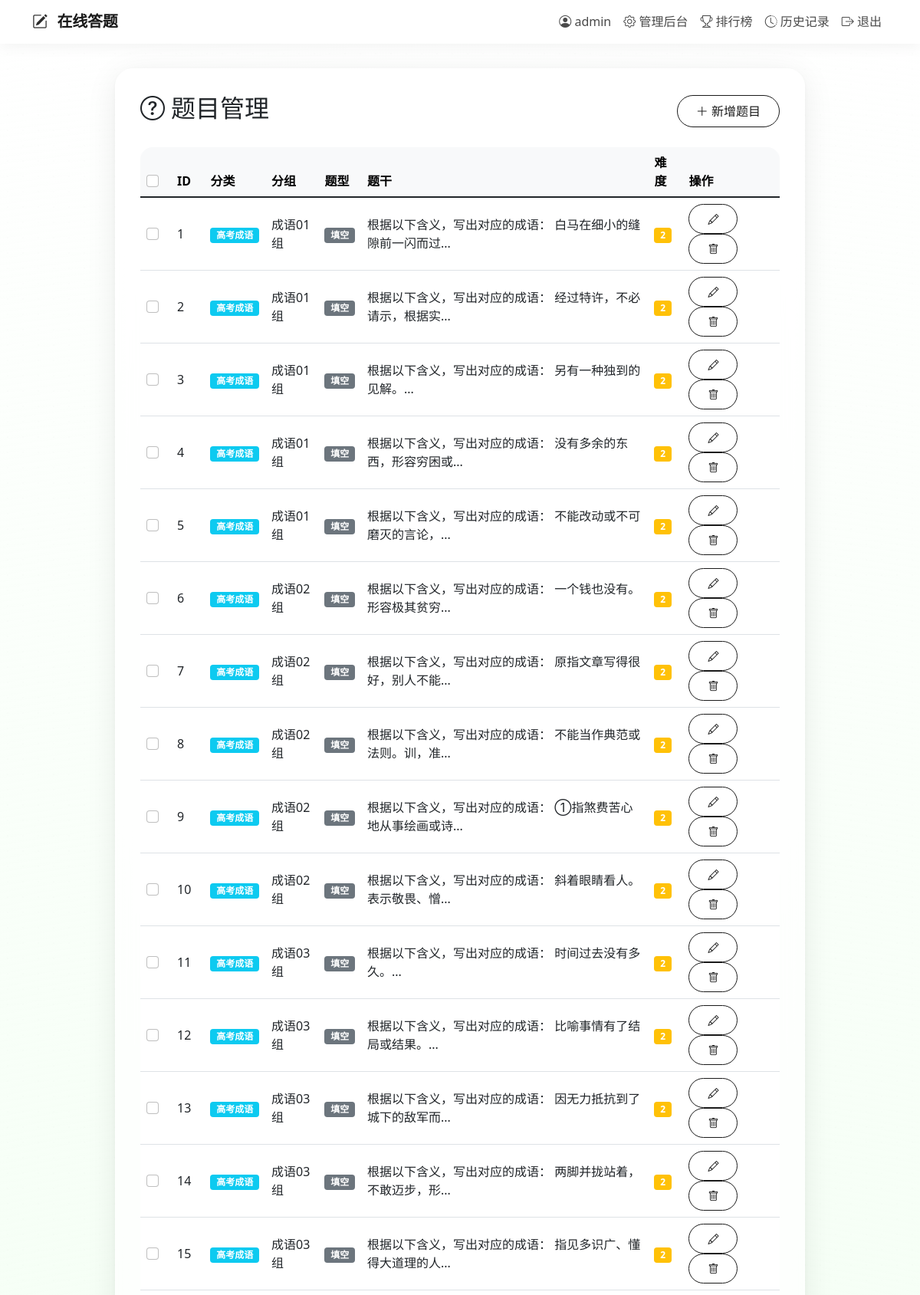
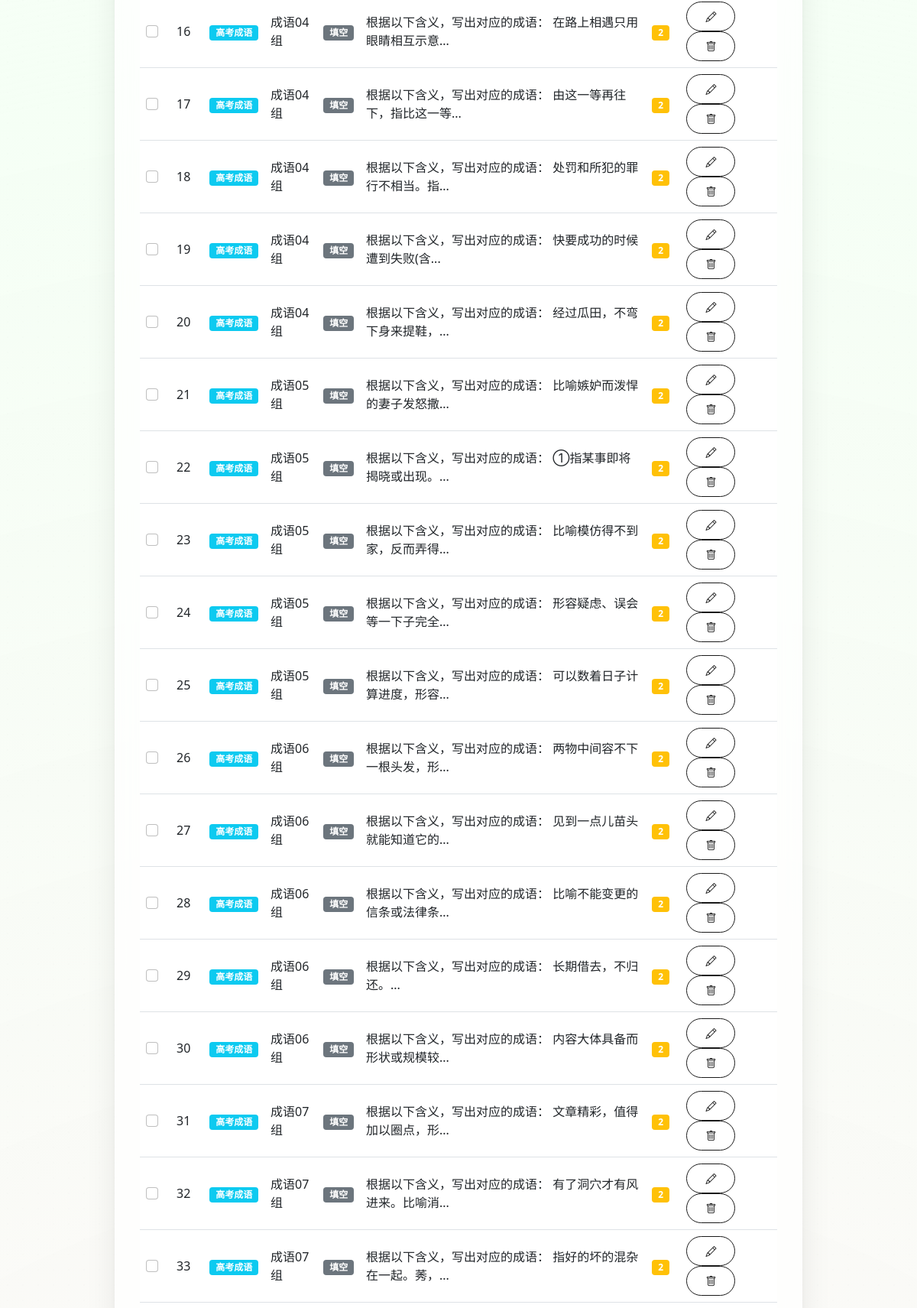
Page /admin/questions (signed in, upper part) on the committed database (2 pictures, top to bottom).
### models.py (models this page shows)
class User(UserMixin, db.Model):
    id = db.Column(db.Integer, primary_key=True)
    username = db.Column(db.String(80), unique=True, nullable=False)
    email = db.Column(db.String(120), unique=True, nullable=False)
    password_hash = db.Column(db.String(128))
    role = db.Column(db.String(20), default='user')
    created_at = db.Column(db.DateTime, default=datetime.utcnow)
    status = db.Column(db.Boolean, default=True)
    quiz_records = db.relationship('QuizRecord', backref='user', lazy='dynamic')
    progresses = db.relationship('UserProgress', backref='user', lazy='dynamic')

class Question(db.Model):
    id = db.Column(db.Integer, primary_key=True)
    category_id = db.Column(db.Integer, db.ForeignKey('category.id'), nullable=False)
    group_id = db.Column(db.Integer, db.ForeignKey('group.id'), nullable=True)
    type = db.Column(db.String(20), nullable=False)   # single, multiple, judge, fill
    content = db.Column(db.Text, nullable=False)
    options = db.Column(db.JSON)
    answer = db.Column(db.String(500))
    analysis = db.Column(db.Text)
    difficulty = db.Column(db.Integer, default=1)
    created_at = db.Column(db.DateTime, default=datetime.utcnow)
    updated_at = db.Column(db.DateTime, onupdate=datetime.utcnow)
    details = db.relationship('QuizDetail', backref='question', lazy='dynamic')

class Category(db.Model):
    id = db.Column(db.Integer, primary_key=True)
    name = db.Column(db.String(100), nullable=False)
    parent_id = db.Column(db.Integer, db.ForeignKey('category.id'), nullable=True)
    sort_order = db.Column(db.Integer, default=0)
    created_at = db.Column(db.DateTime, default=datetime.utcnow)
    parent = db.relationship('Category', remote_side=[id], backref='children')
    questions = db.relationship('Question', backref='category', lazy='dynamic')
    groups = db.relationship('Group', backref='category', lazy='dynamic')
    quiz_records = db.relationship('QuizRecord', backref='category', lazy='dynamic')

class Group(db.Model):
    id = db.Column(db.Integer, primary_key=True)
    name = db.Column(db.String(100), nullable=False)
    category_id = db.Column(db.Integer, db.ForeignKey('category.id'), nullable=False)
    order = db.Column(db.Integer, default=0)
    description = db.Column(db.Text)
    study_content = db.Column(db.Text)  # 学习资料（Markdown/HTML）
    unlock_order = db.Column(db.Integer, default=0)  # 解锁序号，0=无需解锁
    background_image = db.Column(db.String(255))  # 背景图片路径
    created_at = db.Column(db.DateTime, default=datetime.utcnow)
    questions = db.relationship('Question', backref='group', lazy='dynamic')

### routes/admin.py (the view)
@admin_bp.route('/questions')
@login_required
@admin_required
def admin_questions():
    questions = Question.query.all()
    return render_template('admin/questions.html', questions=questions)

### app.py (called while the page is built)
@login_manager.user_loader
def load_user(user_id):
    from models import User
    return User.query.get(int(user_id))

### utils.py (called while the page is built)
def admin_required(f):
    @wraps(f)
    def decorated_function(*args, **kwargs):
        if not current_user.is_authenticated or current_user.role != 'admin':
            flash('需要管理员权限')
            return redirect(url_for('quiz.index'))
        return f(*args, **kwargs)
    return decorated_function

### templates/admin/questions.html (shortened to what this page needs)
{% extends "base.html" %}
{% block content %}
<div class="d-flex justify-content-between align-items-center mb-4">
    <h2><i class="bi bi-question-circle me-2"></i>题目管理</h2>
    <a href="{{ url_for('admin.admin_question_add') }}" class="btn btn-success">
        <i class="bi bi-plus-lg"></i> 新增题目
    </a>
</div>
<form method="post" action="{{ url_for('admin.admin_questions_bulk_delete') }}" id="bulkDeleteForm">
    <div class="table-responsive">
        <table class="table table-hover align-middle bg-white">
            <thead class="table-light">
                <tr>
                    <th width="40">
                        <input class="form-check-input" type="checkbox" id="selectAll">
                    </th>
                    <th>ID</th>
                    <th>分类</th>
                    <th>分组</th>
                    <th>题型</th>
                    <th>题干</th>
                    <th>难度</th>
                    <th>操作</th>
                </tr>
            </thead>
            <tbody>
                {% for q in questions %}
                <tr>
                    <td>
                        <input class="form-check-input question-checkbox" type="checkbox" name="question_ids" value="{{ q.id }}">
                    </td>
                    <td>{{ q.id }}</td>
                    <td><span class="badge bg-info">{{ q.category.name }}</span></td>
                    <td>{{ q.group.name if q.group else '-' }}</td>
                    <td>
                        {% if q.type == 'single' %}<span class="badge bg-primary">单选{% elif q.type == 'multiple' %}<span class="badge bg-success">多选{% elif q.type == 'judge' %}<span class="badge bg-warning">判断{% elif q.type == 'fill' %}<span class="badge bg-secondary">填空{% endif %}</span>
                    </td>
                    <td>{{ q.content[:30] }}...</td>
                    <td><span class="badge bg-{{ 'success' if q.difficulty==1 else 'warning' if q.difficulty==2 else 'danger' }}">{{ q.difficulty }}</span></td>
                    <td>
                        <a href="{{ url_for('admin.admin_question_edit', id=q.id) }}" class="btn btn-sm btn-warning">
                            <i class="bi bi-pencil"></i>
                        </a>
                        <a href="{{ url_for('admin.admin_question_delete', id=q.id) }}" class="btn btn-sm btn-danger" onclick="return confirm('确定删除？')">
                            <i class="bi bi-trash"></i>
                        </a>
                    </td>
                </tr>
                {% else %}
                <tr>
                    <td colspan="8" class="text-center py-4 text-muted">
                        <i class="bi bi-inbox fs-1 d-block mb-2"></i> 暂无题目
                    </td>
                </tr>
                {% endfor %}
            </tbody>
        </table>
    </div>
</form>
{% endblock %}

### templates/base.html (shortened to what this page needs)
<!DOCTYPE html>
<html lang="zh">
<head>
    <link href="https://cdn.bootcdn.net/ajax/libs/twitter-bootstrap/5.1.3/css/bootstrap.min.css" rel="stylesheet">
    <link rel="stylesheet" href="https://cdn.bootcdn.net/ajax/libs/bootstrap-icons/1.8.1/font/bootstrap-icons.css">
    <link rel="stylesheet" href="https://cdn.bootcdn.net/ajax/libs/animate.css/4.1.1/animate.min.css">
</head>
<body>
    <nav class="navbar navbar-expand-lg">
        <div class="container">
            <a class="navbar-brand" href="{{ url_for('quiz.index') }}">
                <i class="bi bi-pencil-square"></i> 在线答题
            </a>
            <div class="collapse navbar-collapse" id="navbarNav">
                <ul class="navbar-nav ms-auto">
                    {% if current_user.is_authenticated %}
                        <li class="nav-item">
                            <span class="nav-link"><i class="bi bi-person-circle"></i> {{ current_user.username }}</span>
                        </li>
                        {% if current_user.role == 'admin' %}
                            <li class="nav-item">
                                <a class="nav-link" href="{{ url_for('admin.admin_dashboard') }}"><i class="bi bi-gear"></i> 管理后台</a>
                            </li>
                        {% endif %}
                        <li class="nav-item">
                            <a class="nav-link" href="{{ url_for('quiz.leaderboard') }}"><i class="bi bi-trophy"></i> 排行榜</a>
                        </li>
                        <li class="nav-item">
                            <a class="nav-link" href="{{ url_for('quiz.history') }}"><i class="bi bi-clock-history"></i> 历史记录</a>
                        </li>
                        <li class="nav-item">
                            <a class="nav-link" href="{{ url_for('auth.auth_logout') }}"><i class="bi bi-box-arrow-right"></i> 退出</a>
                        </li>
                    {% endif %}
                </ul>
            </div>
        </div>
    </nav>
    <div class="main-wrapper">
        <div class="central-card">
            {% block content %}{% endblock %}
        </div>
    </div>
</body>
</html>

### templates/base.html (style rules this page uses)
:root { --x-pos: 50; --y-pos: 50; }
* { box-sizing: border-box; }
html, body { margin: 0; padding: 0; min-height: 100vh; font-family: 'Segoe UI', system-ui, -apple-system, sans-serif; overflow-x: hidden; }
.navbar { background: rgba(255, 255, 255, 0.75) !important; backdrop-filter: blur(16px); -webkit-backdrop-filter: blur(16px); box-shadow: 0 2px 20px rgba(0, 0, 0, 0.06); border-bottom: 1px solid rgba(255, 255, 255, 0.5); z-index: 1000; position: relative; }
.navbar-brand { font-weight: 700; color: #1a1a1a !important; letter-spacing: -0.3px; }
.navbar-brand i { color: #2c2c2c; margin-right: 8px; }
.nav-link { transition: all 0.25s; color: #4a4a4a !important; font-weight: 500; }
.main-wrapper { display: flex; justify-content: center; align-items: flex-start; min-height: calc(100vh - 76px); padding: 2rem 1rem; position: relative; z-index: 1; }
.central-card { width: 100%; max-width: 900px; background: rgba(255, 255, 255, 0.72); backdrop-filter: blur(20px); -webkit-backdrop-filter: blur(20px); border-radius: 1.5rem; border: 1px solid rgba(255, 255, 255, 0.6); box-shadow: 0 8px 40px rgba(0, 0, 0, 0.08), 0 2px 8px rgba(0, 0, 0, 0.04); padding: 2rem; animation: fadeInUp 0.5s ease-out; }
.btn { border-radius: 2rem; padding: 0.5rem 1.5rem; font-weight: 500; transition: all 0.25s; background: transparent; border: 1.5px solid #1a1a1a; color: #1a1a1a; }
.btn-primary, .btn-success, .btn-outline-secondary { background: transparent; border: 1.5px solid #1a1a1a; color: #1a1a1a; }
.table { border-radius: 1rem; overflow: hidden; box-shadow: 0 5px 12px rgba(0, 0, 0, 0.02); background: rgba(255, 255, 255, 0.7); }

### rows in the picture
User: username "admin"
Question: id "1", category.name "高考成语", group "成语01组", type "填空", content "根据以下含义，写出对应的成语： 白马在细小的缝隙前一闪而过", difficulty "2"
Question: id "2", category.name "高考成语", group "成语01组", type "填空", content "根据以下含义，写出对应的成语： 经过特许，不必请示，根据实", difficulty "2"
Question: id "3", category.name "高考成语", group "成语01组", type "填空", content "根据以下含义，写出对应的成语： 另有一种独到的见解。", difficulty "2"
Question: id "4", category.name "高考成语", group "成语01组", type "填空", content "根据以下含义，写出对应的成语： 没有多余的东西，形容穷困或", difficulty "2"
Question: id "5", category.name "高考成语", group "成语01组", type "填空", content "根据以下含义，写出对应的成语： 不能改动或不可磨灭的言论，", difficulty "2"
Question: id "6", category.name "高考成语", group "成语02组", type "填空", content "根据以下含义，写出对应的成语： 一个钱也没有。形容极其贫穷", difficulty "2"
Question: id "7", category.name "高考成语", group "成语02组", type "填空", content "根据以下含义，写出对应的成语： 原指文章写得很好，别人不能", difficulty "2"
Question: id "8", category.name "高考成语", group "成语02组", type "填空", content "根据以下含义，写出对应的成语： 不能当作典范或法则。训，准", difficulty "2"
Question: id "9", category.name "高考成语", group "成语02组", type "填空", content "根据以下含义，写出对应的成语： ①指煞费苦心地从事绘画或诗", difficulty "2"
Question: id "10", category.name "高考成语", group "成语02组", type "填空", content "根据以下含义，写出对应的成语： 斜着眼睛看人。表示敬畏、憎", difficulty "2"
Question: id "11", category.name "高考成语", group "成语03组", type "填空", content "根据以下含义，写出对应的成语： 时间过去没有多久。", difficulty "2"
Question: id "12", category.name "高考成语", group "成语03组", type "填空", content "根据以下含义，写出对应的成语： 比喻事情有了结局或结果。", difficulty "2"
Question: id "13", category.name "高考成语", group "成语03组", type "填空", content "根据以下含义，写出对应的成语： 因无力抵抗到了城下的敌军而", difficulty "2"
Question: id "14", category.name "高考成语", group "成语03组", type "填空", content "根据以下含义，写出对应的成语： 两脚并拢站着，不敢迈步，形", difficulty "2"
Question: id "15", category.name "高考成语", group "成语03组", type "填空", content "根据以下含义，写出对应的成语： 指见多识广、懂得大道理的人", difficulty "2"
Question: id "16", category.name "高考成语", group "成语04组", type "填空", content "根据以下含义，写出对应的成语： 在路上相遇只用眼睛相互示意", difficulty "2"
Question: id "17", category.name "高考成语", group "成语04组", type "填空", content "根据以下含义，写出对应的成语： 由这一等再往下，指比这一等", difficulty "2"
Question: id "18", category.name "高考成语", group "成语04组", type "填空", content "根据以下含义，写出对应的成语： 处罚和所犯的罪行不相当。指", difficulty "2"
Question: id "19", category.name "高考成语", group "成语04组", type "填空", content "根据以下含义，写出对应的成语： 快要成功的时候遭到失败(含", difficulty "2"
Question: id "20", category.name "高考成语", group "成语04组", type "填空", content "根据以下含义，写出对应的成语： 经过瓜田，不弯下身来提鞋，", difficulty "2"
Question: id "21", category.name "高考成语", group "成语05组", type "填空", content "根据以下含义，写出对应的成语： 比喻嫉妒而泼悍的妻子发怒撒", difficulty "2"
Question: id "22", category.name "高考成语", group "成语05组", type "填空", content "根据以下含义，写出对应的成语： ①指某事即将揭晓或出现。", difficulty "2"
Question: id "23", category.name "高考成语", group "成语05组", type "填空", content "根据以下含义，写出对应的成语： 比喻模仿得不到家，反而弄得", difficulty "2"
Question: id "24", category.name "高考成语", group "成语05组", type "填空", content "根据以下含义，写出对应的成语： 形容疑虑、误会等一下子完全", difficulty "2"
Question: id "25", category.name "高考成语", group "成语05组", type "填空", content "根据以下含义，写出对应的成语： 可以数着日子计算进度，形容", difficulty "2"
Question: id "26", category.name "高考成语", group "成语06组", type "填空", content "根据以下含义，写出对应的成语： 两物中间容不下一根头发，形", difficulty "2"
Question: id "27", category.name "高考成语", group "成语06组", type "填空", content "根据以下含义，写出对应的成语： 见到一点儿苗头就能知道它的", difficulty "2"
Question: id "28", category.name "高考成语", group "成语06组", type "填空", content "根据以下含义，写出对应的成语： 比喻不能变更的信条或法律条", difficulty "2"
Question: id "29", category.name "高考成语", group "成语06组", type "填空", content "根据以下含义，写出对应的成语： 长期借去，不归还。", difficulty "2"
Question: id "30", category.name "高考成语", group "成语06组", type "填空", content "根据以下含义，写出对应的成语： 内容大体具备而形状或规模较", difficulty "2"
Question: id "31", category.name "高考成语", group "成语07组", type "填空", content "根据以下含义，写出对应的成语： 文章精彩，值得加以圈点，形", difficulty "2"
Question: id "32", category.name "高考成语", group "成语07组", type "填空", content "根据以下含义，写出对应的成语： 有了洞穴才有风进来。比喻消", difficulty "2"
Question: id "33", category.name "高考成语", group "成语07组", type "填空", content "根据以下含义，写出对应的成语： 指好的坏的混杂在一起。莠，", difficulty "2"
